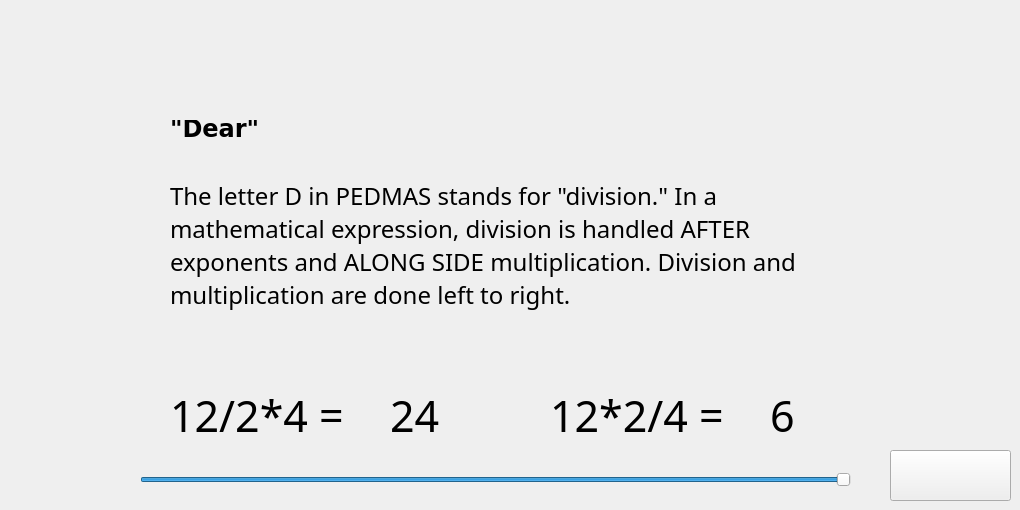
     <widget class="QWidget" name="letterD">
      <widget class="QLabel" name="exampleD2">
       <property name="geometry">
        <rect>
         <x>550</x>
         <y>380</y>
         <width>211</width>
         <height>71</height>
        </rect>
       </property>
       <property name="font">
        <font>
         <family>Source Code Pro</family>
         <pointsize>32</pointsize>
        </font>
       </property>
       <property name="text">
        <string>12*2/4 =</string>
       </property>
      </widget>
      <widget class="QLabel" name="exampleD2_Ans">
       <property name="geometry">
        <rect>
         <x>770</x>
         <y>380</y>
         <width>31</width>
         <height>71</height>
        </rect>
       </property>
       <property name="font">
        <font>
         <family>Source Code Pro</family>
         <pointsize>32</pointsize>
        </font>
       </property>
       <property name="text">
        <string>6</string>
       </property>
      </widget>
      <widget class="QLabel" name="exampleD1_Ans">
       <property name="geometry">
        <rect>
         <x>390</x>
         <y>380</y>
         <width>51</width>
         <height>71</height>
        </rect>
       </property>
       <property name="font">
        <font>
         <family>Source Code Pro</family>
         <pointsize>32</pointsize>
        </font>
       </property>
       <property name="text">
        <string>24</string>
       </property>
      </widget>
      <widget class="QLabel" name="exampleD1">
       <property name="geometry">
        <rect>
         <x>170</x>
         <y>380</y>
         <width>201</width>
         <height>71</height>
        </rect>
       </property>
       <property name="font">
        <font>
         <family>Source Code Pro</family>
         <pointsize>32</pointsize>
        </font>
       </property>
       <property name="text">
        <string>12/2*4 =</string>
       </property>
      </widget>
      <widget class="QLabel" name="phraseD">
       <property name="geometry">
        <rect>
         <x>170</x>
         <y>120</y>
         <width>91</width>
         <height>17</height>
        </rect>
       </property>
       <property name="font">
        <font>
         <family>DejaVu Sans</family>
         <pointsize>18</pointsize>
         <weight>75</weight>
         <bold>true</bold>
        </font>
       </property>
       <property name="text">
        <string>&quot;Dear&quot;</string>
       </property>
      </widget>
      <widget class="QLabel" name="tutorialD">
       <property name="geometry">
        <rect>
         <x>170</x>
         <y>170</y>
         <width>651</width>
         <height>151</height>
        </rect>
       </property>
       <property name="font">
        <font>
         <family>Courier 10 Pitch</family>
         <pointsize>18</pointsize>
        </font>
       </property>
       <property name="text">
        <string>The letter D in PEDMAS stands for &quot;division.&quot; In a mathematical expression, division is handled AFTER exponents and ALONG SIDE multiplication. Division and multiplication are done left to right.</string>
       </property>
       <property name="textFormat">
        <enum>Qt::AutoText</enum>
       </property>
       <property name="scaledContents">
        <bool>false</bool>
       </property>
       <property name="wordWrap">
        <bool>true</bool>
       </property>
      </widget>
      <widget class="QSlider" name="timerD">
       <property name="geometry">
        <rect>
         <x>140</x>
         <y>470</y>
         <width>711</width>
         <height>20</height>
        </rect>
       </property>
       <property name="maximum">
        <number>1000</number>
       </property>
       <property name="value">
        <number>1000</number>
       </property>
       <property name="sliderPosition">
        <number>1000</number>
       </property>
       <property name="orientation">
        <enum>Qt::Horizontal</enum>
       </property>
      </widget>
      <widget class="QPushButton" name="backD">
       <property name="geometry">
        <rect>
         <x>890</x>
         <y>450</y>
         <width>121</width>
         <height>51</height>
        </rect>
       </property>
       <property name="styleSheet">
        <string notr="true">border-image: url(:/Pictures/goback.png);</string>
       </property>
       <property name="text">
        <string/>
       </property>
      </widget>
     </widget>
